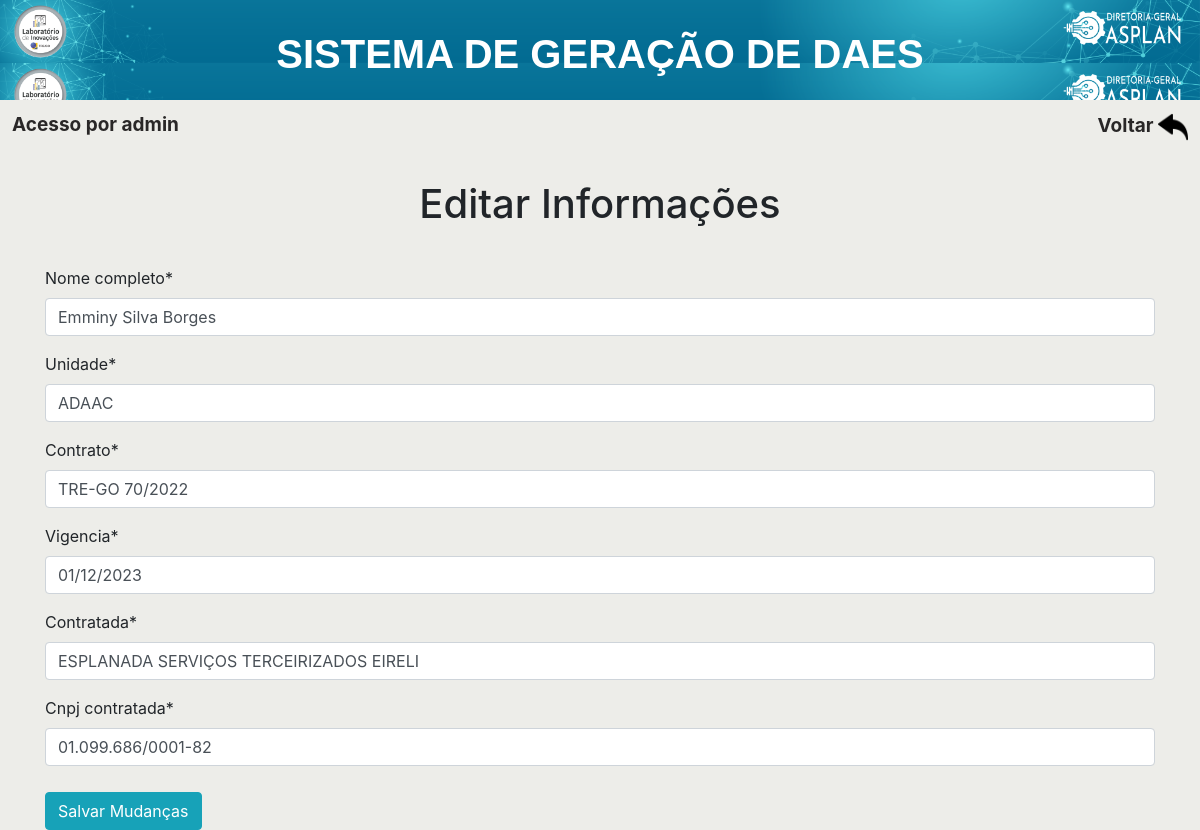
The page /editar/2 (signed in) on the database its author committed.
### core/models.py (models this page shows, shortened)
class Terceirizado(models.Model):
    nome_completo = models.CharField(max_length=100)
    unidade = models.CharField(max_length=100)
    contrato = models.CharField(max_length=100)
    vigencia = models.DateField()
    contratada = models.CharField(max_length=100)
    cnpj_contratada = models.CharField(max_length=18)
    usuario_cadastro = models.CharField(max_length=100, blank=True)
    cargo = models.CharField(max_length=100)
    is_active = models.BooleanField(default=True)

### core/views.py (the view, shortened to what this page needs)
# urls.py: path('editar/<int:id>', views.editar, name='editar'),
@login_required
def editar(request, id):
    if request.method == 'GET':
        terc = Terceirizado.objects.filter(id=id)
        form = TerceirizadoForm(instance=terc.first())
        current_user = request.user
        context = {}
        context['user'] = current_user
        context['form'] = form
        context['terc'] = terc
        return render(request, 'editar.html', context)

### core/forms.py
class TerceirizadoForm(ModelForm):
    class Meta:
        model = Terceirizado
        fields = ['nome_completo', 'unidade', 'contrato', 'vigencia', 'contratada', 'cnpj_contratada']

### templates/editar.html (shortened to what this page needs)
<!DOCTYPE html>
{% extends "base.html" %}
{% block content %}
{% load static %}
{% load crispy_forms_tags %}
<html lang="en">
<head>
    <link rel="stylesheet" type="text/css" href="{% static 'css/style.css' %}">
    <link rel="stylesheet" href="{% static 'css/bootstrap.min.css' %}">
</head>
<body>
    <div class="header">
        <a class="logo">Acesso por {{ user }}</a>
        <div class="header-right">
        <a name='link_sair' href = "{% url 'iniciar' %}">Voltar <img src="{% static 'images/voltar.png' %}" width="30px" height="auto"></a>
        </div>
    </div>
    <section>
        <div class="container">
        <h1 class="title">Editar Informações</h1>
        <form method="POST">
            {{ form|crispy }}
            <button class="btn btn-info" type="submit" style="margin-top: 10px;">Salvar Mudanças</button>
        </form>
    </section>
</body>
</html>
{% endblock %}

### static/css/style.css (style rules this page uses)
* { box-sizing: border-box; -webkit-box-sizing: border-box; -moz-box-sizing: border-box; }
body { font-family: Helvetica; -webkit-font-smoothing: antialiased; background: rgb(194, 216, 240); }
.header { overflow: visible; background-color: #8a8a8a00; padding: 0px 0px; }
.header a { float: left; color: rgb(41, 39, 39); text-align: center; padding: 12px; text-decoration: none; font-size: 19px; font-weight: bold; line-height: 25px; border-radius: 4px; }
.header-right { float: right; }
.title { padding: 80px 0 30px 0; text-align: center; }

### templates/editar.html (style rules this page uses)
body { background-color: rgb(224, 236, 247); }

### templates/base.html (style rules this page uses)
body { background-color: #EDEDE9; }

### rows shown on the page
Terceirizado: nome_completo "Emminy Silva Borges", unidade "ADAAC", contrato "TRE-GO 70/2022", vigencia "01/12/2023", contratada "ESPLANADA SERVIÇOS TERCEIRIZADOS EIRELI", cnpj_contratada "01.099.686/0001-82"

### other values the page prints
{{ user }} "admin"
